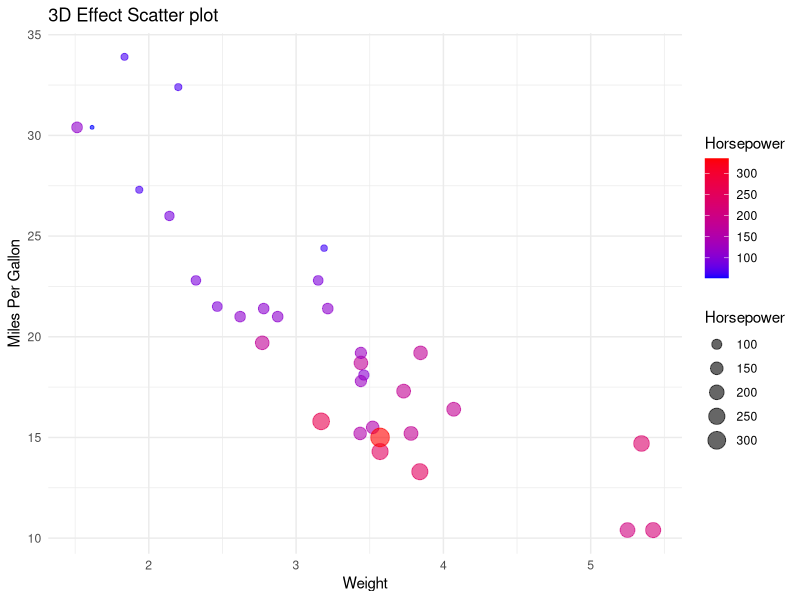
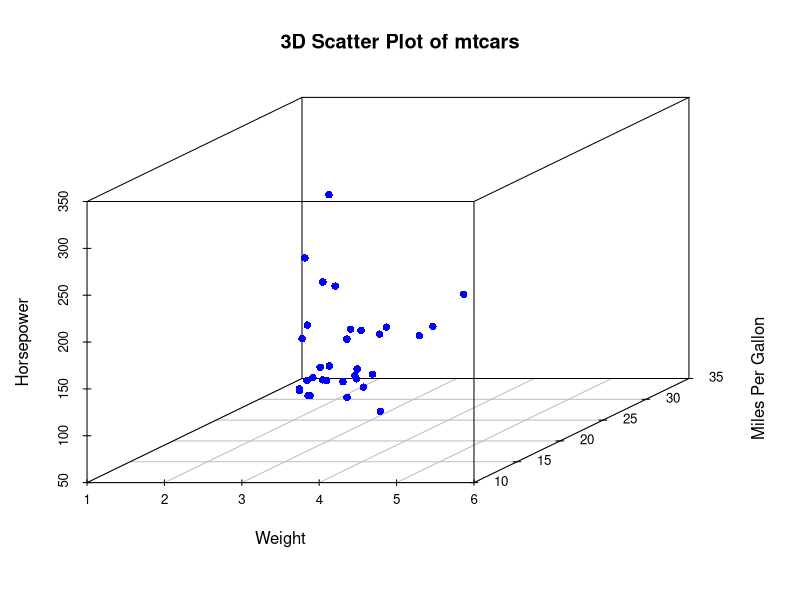
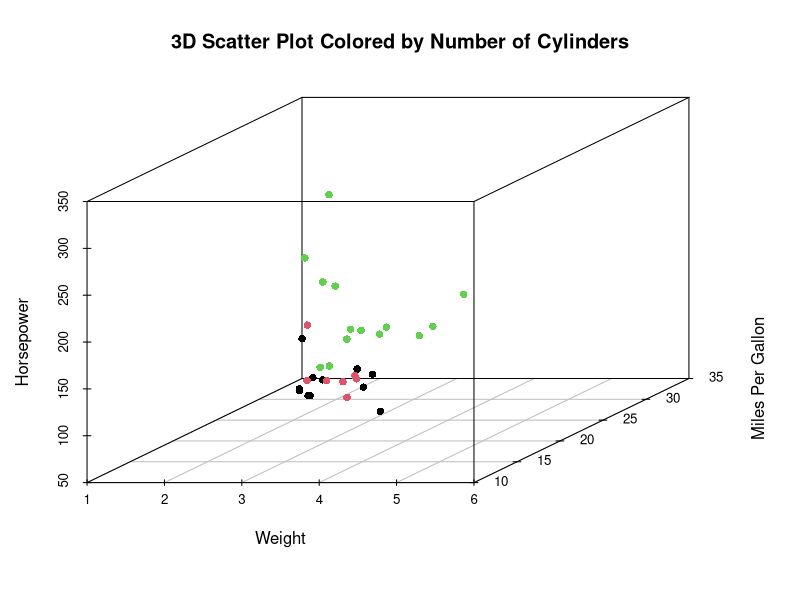
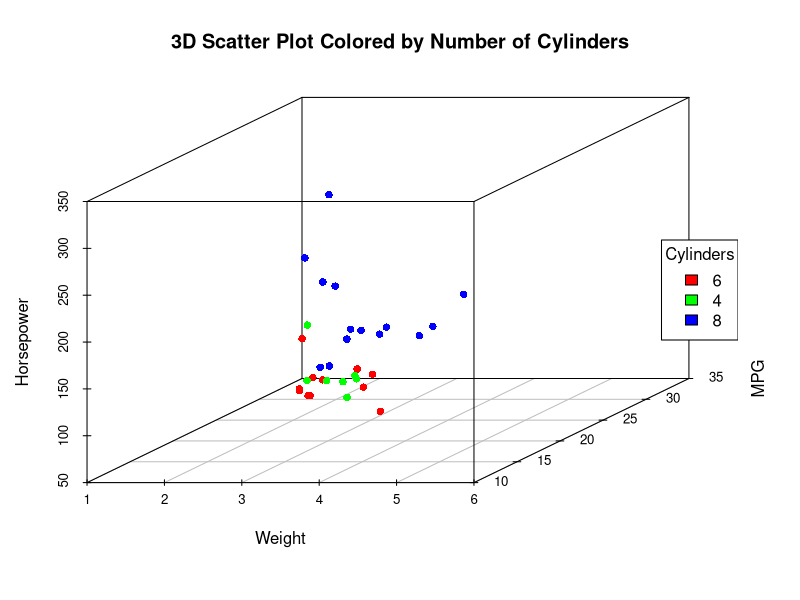
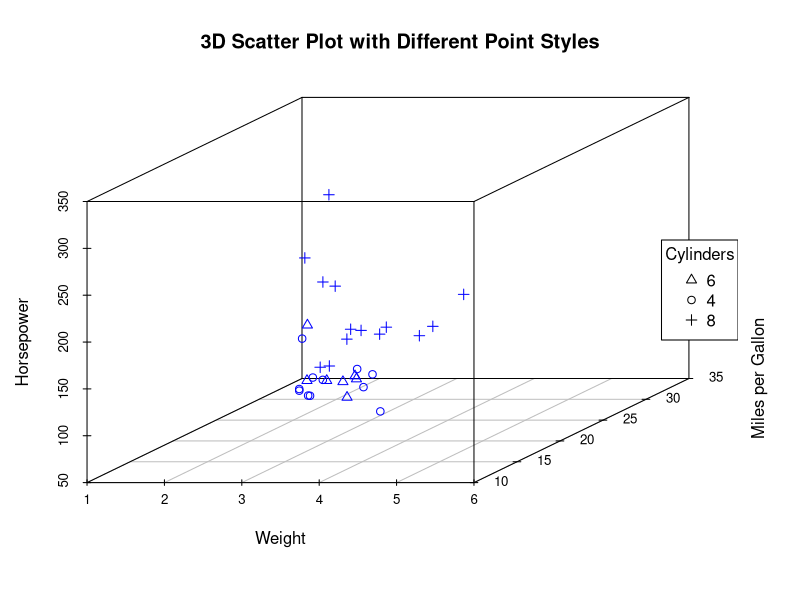
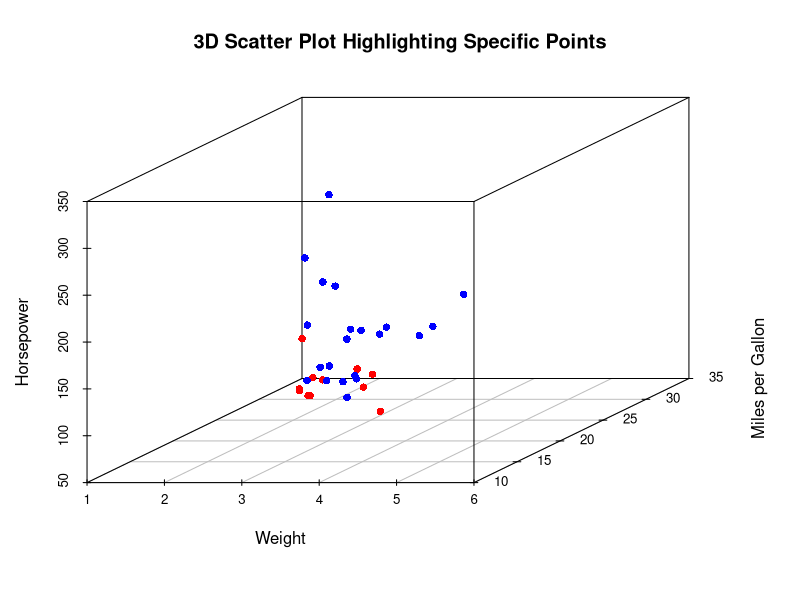
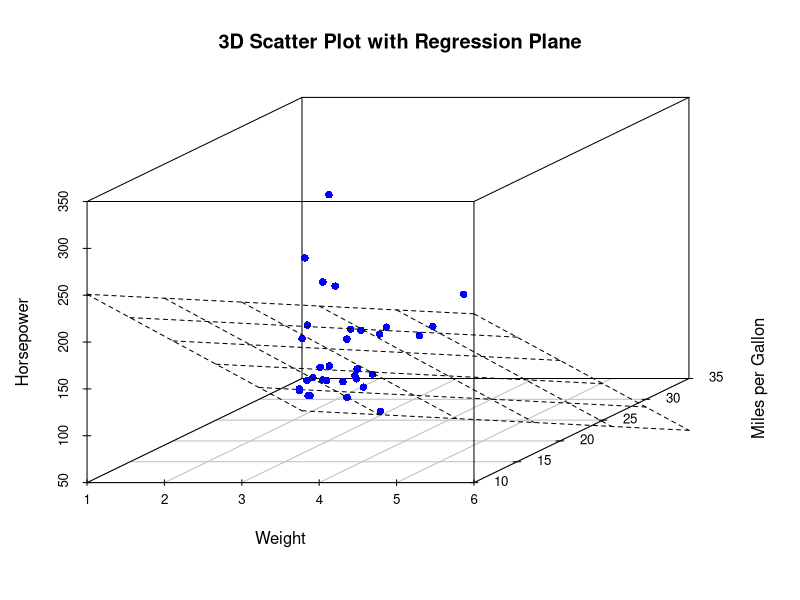

R code for these plots, in order:
## ---- chunk 1
# Load the required libraries for 3D plots, suppressing startup messages
library(scatterplot3d, quietly = TRUE, warn.conflicts = FALSE)
## ---- chunk 2
# Load the required libraries, suppressing annoying startup messages
library(dplyr, quietly = TRUE, warn.conflicts = FALSE)
library(tibble, quietly = TRUE, warn.conflicts = FALSE)
library(ggplot2, quietly = TRUE, warn.conflicts = FALSE) # For data visualization
library(ggpubr, quietly = TRUE, warn.conflicts = FALSE) # For data visualization

# Read the mtcars dataset into a tibble called tb
data(mtcars)
tb <- as_tibble(mtcars)

# Convert relevant columns into factor variables
tb$cyl <- as.factor(tb$cyl) # cyl = {4,6,8}, number of cylinders
tb$am <- as.factor(tb$am) # am = {0,1}, 0:automatic, 1: manual transmission
tb$vs <- as.factor(tb$vs) # vs = {0,1}, v-shaped engine, 0:no, 1:yes
tb$gear <- as.factor(tb$gear) # gear = {3,4,5}, number of gears
## ---- chunk 3
# Load necessary library
library(ggplot2)

# Create a scatter plot with the perception of depth using size and color
ggplot(tb, 
       aes(x = wt, 
           y = mpg, 
           color = hp, 
           size = hp)) +  # Define the data and aesthetics for the plot
  geom_point(alpha = 0.6) +  # Add points to the plot with transparency
  scale_color_gradient(low = "blue", high = "red") +  # Define color gradient
  theme_minimal() +  # Set the plot theme to minimal
  labs(title = "3D Effect Scatter plot", 
       x = "Weight", 
       y = "Miles Per Gallon", 
       color = "Horsepower", 
       size = "Horsepower")  # Set plot labels and title

## ---- chunk 4
# Load the scatterplot3d library for 3D plotting
library(scatterplot3d)

# Create a 3D scatter plot using the tb tibble
sp3 <- scatterplot3d(x = tb$wt, 
                     y = tb$mpg, 
                     z = tb$hp, 
                     xlab = "Weight", 
                     ylab = "Miles Per Gallon", 
                     zlab = "Horsepower",
                     pch = 16, color = "blue", 
                     main = "3D Scatter Plot of mtcars")

## ---- chunk 5
# Load the scatterplot3d library for 3D plotting
library(scatterplot3d)

# Create a 3D scatter plot using the tb tibble, with points colored by the number of cylinders
sp32 <- scatterplot3d(x = tb$wt, 
                      y = tb$mpg, 
                      z = tb$hp, 
                      color = as.numeric(tb$cyl),  # Color points by the number of cylinders
                      pch = 16,  # Use a specific point symbol
                      xlab = "Weight", 
                      ylab = "Miles Per Gallon", 
                      zlab = "Horsepower",
                      main = "3D Scatter Plot Colored by Number of Cylinders")

## ---- chunk 6
library(scatterplot3d)
# Define a color palette
color_palette <- rainbow(length(unique(tb$cyl)))

# Create a scatterplot3d and specify colors by the number of cylinders
sp33 <- scatterplot3d(x = tb$wt, y = tb$mpg, z = tb$hp, 
                     color = color_palette[as.numeric(tb$cyl)], 
                     pch = 16,
                     xlab = "Weight", ylab = "MPG", zlab = "Horsepower",
                     main = "3D Scatter Plot Colored by Number of Cylinders")
# Add a color legend
legend("right", 
       legend = unique(as.character(tb$cyl)), 
       fill = color_palette, 
       title = "Cylinders")
## ---- chunk 7
# Create a scatterplot3d and specify point shapes by the number of cylinders
sp34 <- scatterplot3d(x = tb$wt, 
                      y = tb$mpg, 
                      z = tb$hp, 
                      pch = as.numeric(tb$cyl),  # Set point shapes based on the number of cylinders
                      color = "blue",  # Set the point color to blue
                      xlab = "Weight", 
                      ylab = "Miles per Gallon", 
                      zlab = "Horsepower",
                      main = "3D Scatter Plot with Different Point Styles")

# Get unique cylinder values and corresponding point shapes
cylinders <- unique(tb$cyl)
shapes <- as.numeric(cylinders)

# Add a legend for point shapes
legend("right", 
       legend = as.character(cylinders),  # Display cylinder values as legend labels
       pch = shapes,  # Use corresponding point shapes as legend symbols
       title = "Cylinders")  # Set legend title

## ---- chunk 8
# Create a scatterplot3d with specific point highlighting based on the number of cylinders
sp35 <- scatterplot3d(x = tb$wt,
                      y = tb$mpg, 
                      z = tb$hp, 
                      pch = 16,  # Use a specific point shape
                      color = ifelse(tb$cyl == 4, "red", "blue"),  # Color points based on the number of cylinders
                      xlab = "Weight", 
                      ylab = "Miles per Gallon", 
                      zlab = "Horsepower",
                      main = "3D Scatter Plot Highlighting Specific Points")
## ---- chunk 9
library(scatterplot3d)

# Create a 3D scatter plot
sp36 <- scatterplot3d(x = tb$wt, y = tb$mpg, z = tb$hp, 
                     pch = 16, color = "blue",
                     xlab = "Weight", ylab = "Miles per Gallon", zlab = "Horsepower",
                     main = "3D Scatter Plot with Regression Plane")
                     
# Fit a linear model and add a regression plane to the 3D scatter plot
model <- lm(hp ~ wt + mpg, data = tb)
sp36$plane3d(model)
